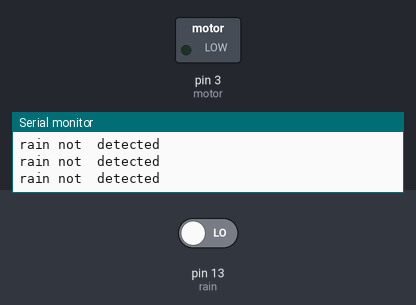
A sketch run on a simulated Arduino Uno, built with avr-gcc and run on an emulated ATmega328P. On the bench: switched loads named in the sketch (green lamp = pin HIGH), the last lines printed to the serial monitor. Inputs (shaded band) come from the test bench; at power-on: pin 13 (rain) LOW.

Above: at 2.6 s.
2.7 s: pin 13 (rain) driven HIGH
At 3.9 s:
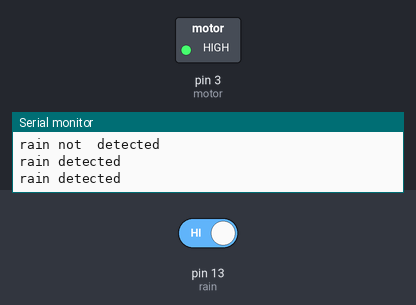
4.2 s: pin 13 (rain) driven LOW
At 5.4 s:
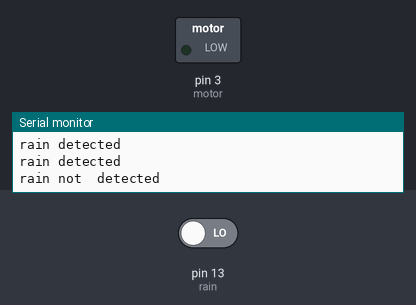
Timing chart, 0 to 7.2 s (numbered marks = the images above; inputs shaded):
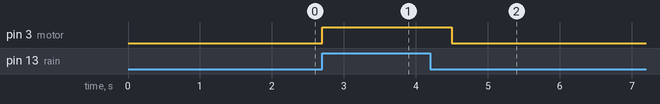

Measured:
- after the input at 2.7 s, pin 3 (motor): LOW → HIGH at once
- after the input at 4.2 s, pin 3 (motor): HIGH → LOW after 0.30 s

The sketch:

Rain_water_detector.ino
```cpp
#define rain 13
#define motor 3

void setup() {
  Serial.begin(9600);
  pinMode(motor,OUTPUT);
  pinMode(rain,INPUT);
  }

void loop() {


 if(digitalRead(rain)==1){

  digitalWrite(motor,HIGH);
  Serial.println("rain detected");
 }
 else{
  digitalWrite(motor,LOW);
  Serial.println("rain not  detected");
 }
 delay(900);
}
```
